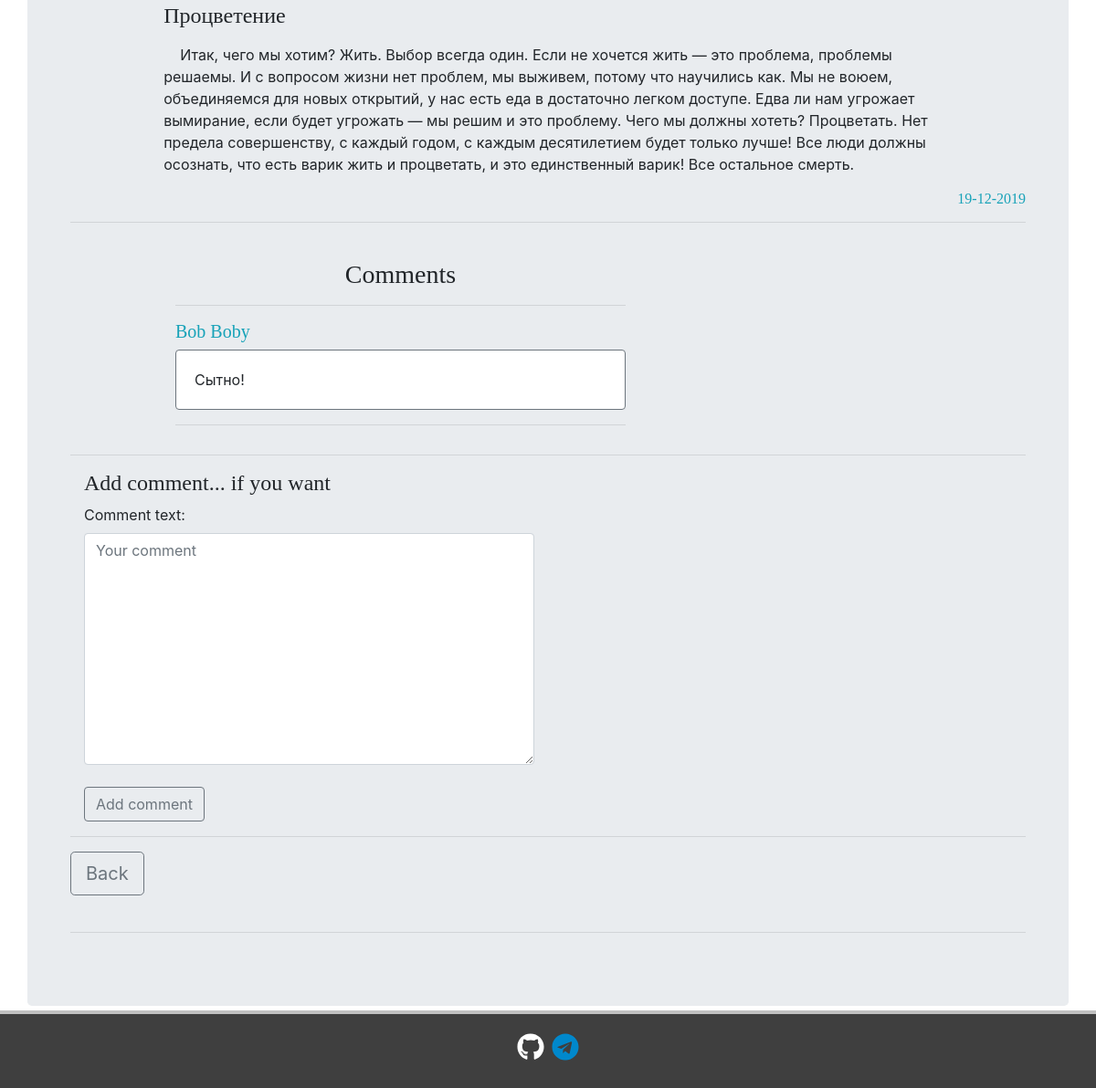
The app's page /articles/1/ (signed in, lower part), older data.
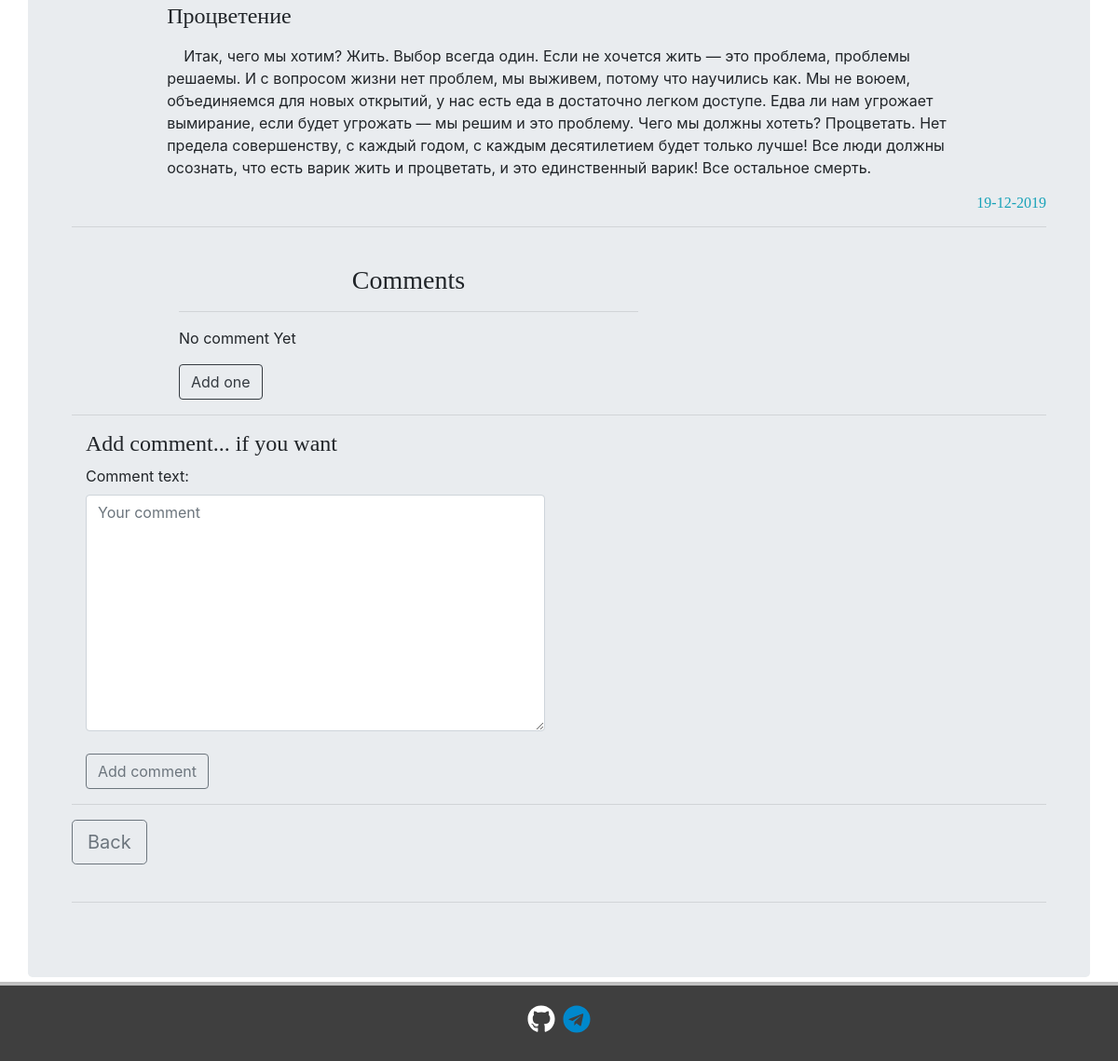
The same page, newer data.
### articles/models.py (models this page shows, shortened)
class Comments(models.Model):
    article = models.ForeignKey(Articles,
                                related_name='comments',
                                on_delete=models.CASCADE)
    author = models.ForeignKey(User, on_delete=models.CASCADE)
    comment_text = models.CharField(max_length=400)
    class Meta:
        verbose_name = 'Comment'
        verbose_name_plural = 'Comments'

### articles/views.py (the view, shortened to what this page needs)
# urls.py: path('<int:pk>/', ArticleView.as_view(), name='article'),
class ArticleView(DetailView, CreateView):
    template_name = 'articles/article_page.html'
    model = Articles
    form_class = AddCommentForm
    def get_context_data(self, *args, **kwargs):
        context = super().get_context_data(*args, **kwargs)
        context['categories'] = Category.objects.all()
        return context

### articles/forms.py
class AddCommentForm(forms.ModelForm):
    class Meta:
        model = Comments
        fields = ('author', 'comment_text', 'article')
        widgets = {
            'author': forms.TextInput(attrs={'class': 'form-control',
                                             'id': 'current_user',
                                             'value': '',
                                             'type': 'hidden',}),
            'comment_text': forms.Textarea(attrs={'placeholder': 'Your comment',
                                                  'class': 'md-textarea form-control'}),
            'article': forms.TextInput(attrs={'class': 'form-control',
                                              'id': 'current_article',
                                              'value': '',
                                              'type': 'hidden'})
        }

### articles/models.py (called while the page is built)
    def __str__(self):
        return self.name

### articles/templates/articles/article_page.html (shortened to what this page needs)
{% extends "home/wrapper.html" %}
{% load static %}
{% block content %}
    <div class="container col-md-10">
        <p>
            {{ articles.content|safe|linebreaks }}
        </p>
    </div>
    <h6 class="text-info" align="right">
        {{ articles.date|date:"d-m-Y" }}
    </h6><hr><br>
    <div class="container" style="margin-left: 100px">
        <div class="row">
            <div class="col-md-6">
                <a name="redirect_after_post_a_comment">
                    <h3 align="center">
                        Comments
                    </h3><hr>
                </a>
                {% if not articles.comments.all %}
                    <p>
                        No comment Yet
                    </p>
                    {% if user.is_authenticated %}
                        <a href="#1">
                            <button type="button" class="btn btn-outline-dark">
                                Add one
                            </button>
                        </a>
                    {% endif %}
                {% else %}
                    {% for comment in articles.comments.all %}
                        <h5 class="text-info">{{ comment.author.first_name }} {{ comment.author.last_name }}</h5>
                        <div class="card border-secondary mb-3">
                            <div class="card-body">
                                <p class="card-text">
                                    {{ comment.comment_text }}
                                </p>
                            </div>
                        </div><hr>
                    {% endfor %}
                {% endif %}
            </div>
        </div>
    </div>
    {% if user.is_authenticated %}
        <hr>
        <div class="col-md-6">
            <a name="1">
                <h4>
                    Add comment... if you want
                </h4>
            </a>
            <div class="form-group">
                <form method="POST">
                    {{ form.as_table }}<br>
                    <button class="btn btn-outline-secondary">
                        Add comment
                    </button>
                </form>
            </div>
        </div><hr>
    {% endif %}
    <a href="{% url 'articles' %}">
        <button type="button" class="btn btn-outline-secondary btn-lg">
            Back
        </button>
    </a><br><br>
    <hr>
{% endblock content %}

Row changes from the older to the newer data that the page shows:
removed Comments: author.first_name "Bob", author.last_name "Boby", comment_text "Сытно!"
Text that changed along with them:
text now shown: "No comment Yet Add one"
